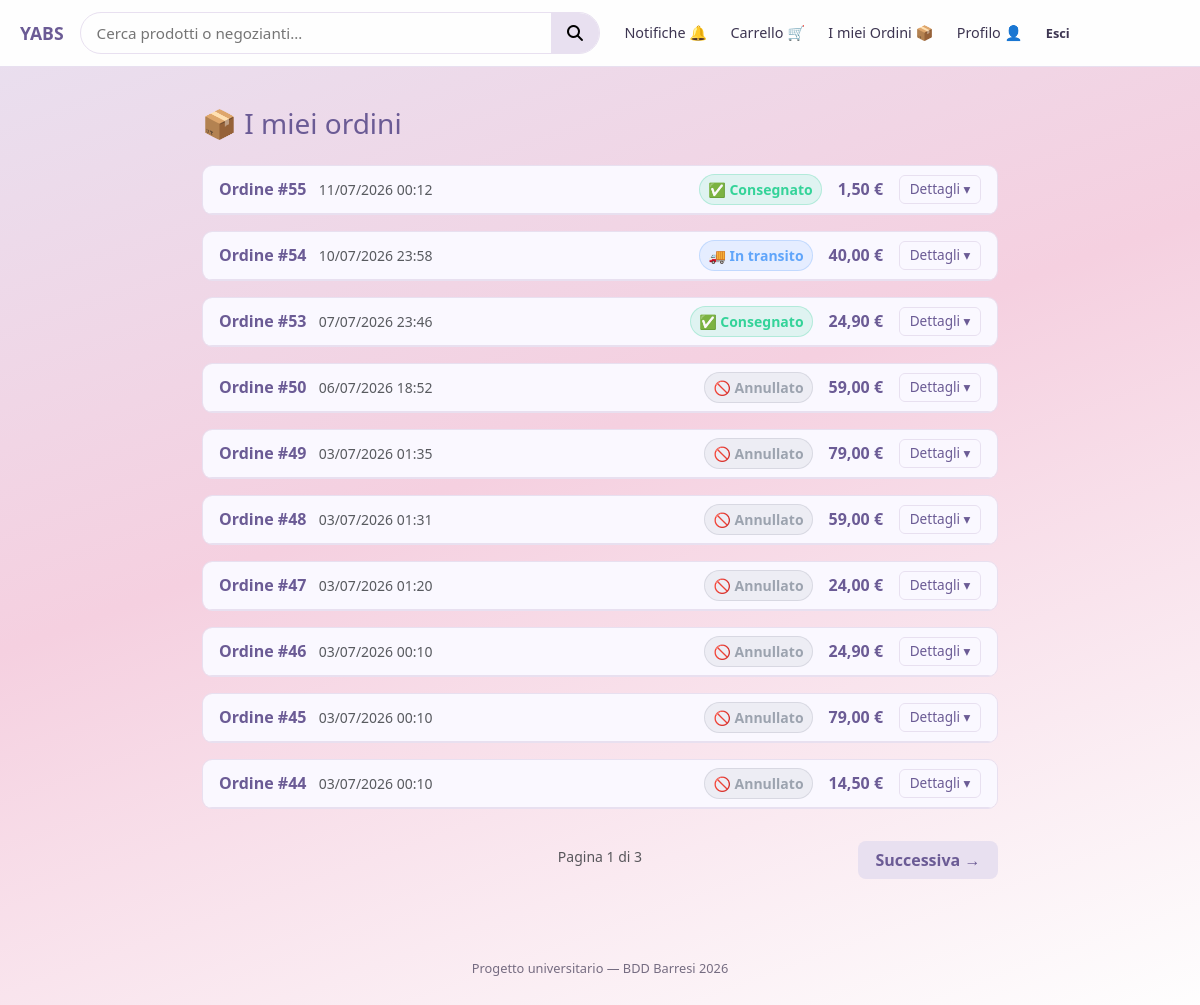
The page /ordini.php (signed in) on the database its author committed.
### tables this page shows
CREATE TABLE `ordine` (
  `id` int(10) UNSIGNED NOT NULL,
  `user_cliente` varchar(25) DEFAULT NULL,
  `id_carta` int(10) UNSIGNED DEFAULT NULL,
  `data_ordine` datetime NOT NULL,
  `stato` enum('non_spedito','in_transito','consegnato','fallito','annullato') NOT NULL,
  `indirizzo_spedizione` varchar(50) NOT NULL
);

### includes/catalog.php (called while the page is built, shortened)
<?php
require_once __DIR__ . '/enums.php';
function format_price(?string $prezzo): string
{
    return number_format((float) $prezzo, 2, ',', '.') . ' €';
}
function count_orders(PDO $pdo, string $username): int
{
    $stmt = $pdo->prepare('SELECT COUNT(*) FROM ordine WHERE user_cliente = :u');
    $stmt->execute([':u' => $username]);
    return (int) $stmt->fetchColumn();
}
function fetch_client_orders(PDO $pdo, string $username, int $limit = 20, int $offset = 0): array
{
    $stmt = $pdo->prepare(
        'SELECT o.id, o.data_ordine, o.stato, o.indirizzo_spedizione,
                '.
                'SUM(op.prezzo * op.quantita)
                '.
                'AS totale
         FROM ordine o
         LEFT JOIN ordine_prodotto op ON op.id_ordine = o.id
         WHERE o.user_cliente = :u
         GROUP BY o.id, o.data_ordine, o.stato, o.indirizzo_spedizione
         ORDER BY o.data_ordine DESC
         LIMIT :lim OFFSET :off'
    );
    $stmt->bindValue(':u',   $username, PDO::PARAM_STR);
    $stmt->bindValue(':lim', $limit,    PDO::PARAM_INT);
    $stmt->bindValue(':off', $offset,   PDO::PARAM_INT);
    $stmt->execute();
    return $stmt->fetchAll();
}

### includes/enums.php (called while the page is built, shortened)
<?php
function ordine_stato_map(): array
{
    return [
        'non_spedito' => ['label' => 'In lavorazione', 'icon'=> '🕐', 'color' => '#a78bfa'],
        'in_transito' => ['label' => 'In transito',    'icon'=> '🚚', 'color' => '#60a5fa'],
        'consegnato'  => ['label' => 'Consegnato',     'icon'=> '✅', 'color' => '#34d399'],
        'fallito'     => ['label' => 'Fallito',        'icon'=> '❌', 'color' => '#f87171'],
        'annullato'   => ['label' => 'Annullato',      'icon'=> '🚫', 'color' => '#9ca3af'],
    ];
}

### ordini.php (the view, shortened to what this page needs)
<?php
require_once __DIR__ . '/includes/bootstrap.php';
require_once APP_ROOT . '/includes/catalog.php';
$username = $_SESSION['username'];
$tipo     = $_SESSION['tipo_utente'] ?? '';
$page   = max(1, (int) ($_GET['p'] ?? 1));
$limit  = 10;
$offset = ($page - 1) * $limit;
$orders = [];
function ordini(PDO $pdo, string $tipo, string $user, int $lim, $off) : array{
    if ($tipo === 'cliente') {
        return fetch_client_orders($pdo, $user, $lim, $off);
    } else
     {
        return fetch_vendor_orders($pdo, $user, $lim, $off);
    }
}
try {
    $pdo = getConnection();
    $orders = ordini($pdo, $tipo, $username, $limit, $offset);
    $ordiniPagina = count($orders);
    $totale = ($tipo === 'negoziante')
        ? count_vendor_orders_total($pdo, $username)
        : count_orders($pdo, $username);
} catch (Throwable $e) {
    redirect('/db_error.php');
}
$totPagine = $totale > 0 ? (int) ceil($totale / $limit) : 1;
require_once APP_ROOT . '/includes/enums.php';
require APP_ROOT . '/includes/head.php';
?>
<main class="main-catalog">
<div class="container py-4" style="max-width:820px;">
    <h1 class="h3 mb-4" style="color:var(--indigo);">
        <?= $tipo === 'negoziante' ? '📦 Ordini ricevuti' : '📦 I miei ordini' ?>
    </h1>
    <?php if ($totale === 0): ?>
        <?php include APP_ROOT . "/includes/no-ordini.php"?>
    <?php else: ?>
        <?php if ($ordiniPagina === 0): ?>
            <div id="ordini-empty" class="card border-0 text-center py-5"
                    style="background:var(--white); border:1px solid var(--lilac)!important; border-radius:12px;">
                <div class="card-body">
                    <p style="font-size:3rem;"></p>
                    <h2 class="h5 mb-1">Fine ordini</h2>
                    <p class="text-muted mb-0">Non hai così tanti ordini</p>
                    <a href="<?= BASE_URL ?>/home.php" class="btn btn-primary" style="width:auto; padding: 0.6rem 1.5rem;">
                        Torna alla home
                    </a>
                </div>
            </div>
        <?php else:  ?>
            <div id="orders-list"
                data-page="<?= $page ?>"
                data-limit="<?= $limit ?>"
                data-total="<?= $totale ?>"
            >
                <?php foreach ($orders as $ord):
                    $ordId    = (int) $ord['id'];
                    $stato    = (string) $ord['stato'];
                ?>
                <div class="order-card mb-3"
                    style="background:var(--white); border:1px solid var(--lilac); border-radius:10px; overflow:hidden;">
                    <div class="d-flex flex-wrap align-items-center justify-content-between gap-2 px-3 py-2"
                        style="border-bottom:1px solid var(--lilac); background:#faf8ff;">
                        <div>
                            <span class="fw-semibold" style="color:var(--indigo);">Ordine #<?= $ordId ?></span>
                            <span class="text-muted small ms-2">
                                <?= htmlspecialchars(date('d/m/Y H:i', strtotime((string) $ord['data_ordine']))) ?>
                            </span>
                        </div>
                        <div class="d-flex align-items-center gap-3">
                            <?php
                                $statoMap   = ordine_stato_map();
                                $statoEntry = $statoMap[$stato] ?? ordine_stato_fallback();
                            ?>
                            <span id = "badge-stato-btn<?= $ordId ?>" class="small fw-semibold px-2 py-1"
                                style="border-radius:20px; background:<?= $statoEntry['color'] ?>22;
                                        color:<?= $statoEntry['color'] ?>; border:1px solid <?= $statoEntry['color'] ?>44;">
                                <?= htmlspecialchars($statoEntry['icon'] . ' ' .$statoEntry['label']) ?>
                            </span>
                            <span class="fw-bold" style="color:var(--indigo);">
                                <?= format_price((string) ($ord['totale'] ))  ?>
                            </span>
                            <button class="btn-order-toggle" id = "dettagli-btn<?= $ordId ?>"
                                    data-order-id="<?= $ordId   ?>"
                                    data-selezionato = <?php
                                        if(isset($_SESSION['id_expand']) ){
                                            echo ((int)$_SESSION['id_expand'] ?? 0) === (int)$ordId ? "true" : "false";
                                        }
                                        else echo "false"?>
                                    aria-expanded = "false"
                                    style="background:none; border:1px solid var(--lilac); border-radius:6px;
                                        padding:0.2rem 0.6rem; cursor:pointer; font-size:0.85rem; color:var(--indigo);">
                                Dettagli ▾
                            </button>
                        </div>
                    </div>
                </div>
                <?php endforeach; ?>
            </div>
            <?php if ($totPagine > 1):  ?>
                <div id = "navigazione-ordini" class="row align-items-center mt-4">
                <div class="col text-center">
                    <span id = "progresso" class="small text-muted">Pagina <?= $page ?> di <?= $totPagine ?></span>
                </div>
                <div class="col d-flex justify-content-end">
                    <?php if($page < $totPagine) :  ?>
                        <a href="?p=<?= $page + 1 ?>" id="btn-next-page" class="btn btn-secondary"
                        style="width:auto; padding:0.45rem 1.1rem;">Successiva →</a>
                    <?php endif; ?>
                </div>
                </div>
            <?php endif; ?>
        <?php endif; ?>
    <?php endif; ?>
</div>
</main>
<?php require APP_ROOT . '/includes/footer.php';
?>

### assets/css/main.css (style rules this page uses)
:root { --lilac: #e8e0f0; --indigo: #6b5b95; --pink: #f5d0e0; --white: #fefefe; --text: #3d3551; --error: #b83b5e; --success: #5b8a72; --bs-primary: #6b5b95; --bs-primary-rgb: 107, 91, 149; --bs-secondary: #e8e0f0; --bs-secondary-rgb: 232, 224, 240; --bs-body-color: #3d3551; --bs-body-bg: #fefefe; --bs-border-color: #e8e0f0; --bs-link-color: #6b5b95; --bs-link-hover-color: #564a78; }
.btn, .card, .form-control, .alert, .navbar, .dropdown-menu { box-shadow: none !important; }
*, *::before, *::after { box-sizing: border-box; }
body { margin: 0; min-height: 100vh; font-family: "Segoe UI", system-ui, sans-serif; color: var(--text); background: linear-gradient(160deg, var(--lilac) 0%, var(--pink) 45%, var(--white) 100%); display: flex; flex-direction: column; }
main { flex: 1; width: 100%; max-width: 420px; margin: 2rem auto; padding: 0 1rem; }
.btn { display: inline-block; width: 100%; padding: 0.75rem 1rem; border: none; border-radius: 8px; font-size: 1rem; font-weight: 600; cursor: pointer; text-align: center; text-decoration: none; }
.btn-secondary { background: var(--lilac); color: var(--indigo); margin-top: 0.5rem; }
.main-catalog { flex: 1; width: 100%; max-width: none; margin: 0; padding: 1rem 0 2.5rem; }

### rows shown on the page
ordine: id "55", data_ordine "11/07/2026 00:12", stato "✅ Consegnato", totale "1,50 €"
ordine: id "54", data_ordine "10/07/2026 23:58", stato "🚚 In transito", totale "40,00 €"
ordine: id "53", data_ordine "07/07/2026 23:46", stato "✅ Consegnato", totale "24,90 €"
ordine: id "50", data_ordine "06/07/2026 18:52", stato "🚫 Annullato", totale "59,00 €"
ordine: id "49", data_ordine "03/07/2026 01:35", stato "🚫 Annullato", totale "79,00 €"
ordine: id "48", data_ordine "03/07/2026 01:31", stato "🚫 Annullato", totale "59,00 €"
ordine: id "47", data_ordine "03/07/2026 01:20", stato "🚫 Annullato", totale "24,00 €"
ordine: id "46", data_ordine "03/07/2026 00:10", stato "🚫 Annullato", totale "24,90 €"
ordine: id "45", data_ordine "03/07/2026 00:10", stato "🚫 Annullato", totale "79,00 €"
ordine: id "44", data_ordine "03/07/2026 00:10", stato "🚫 Annullato", totale "14,50 €"

### other values the page prints
$page "1"
$totPagine "3"
